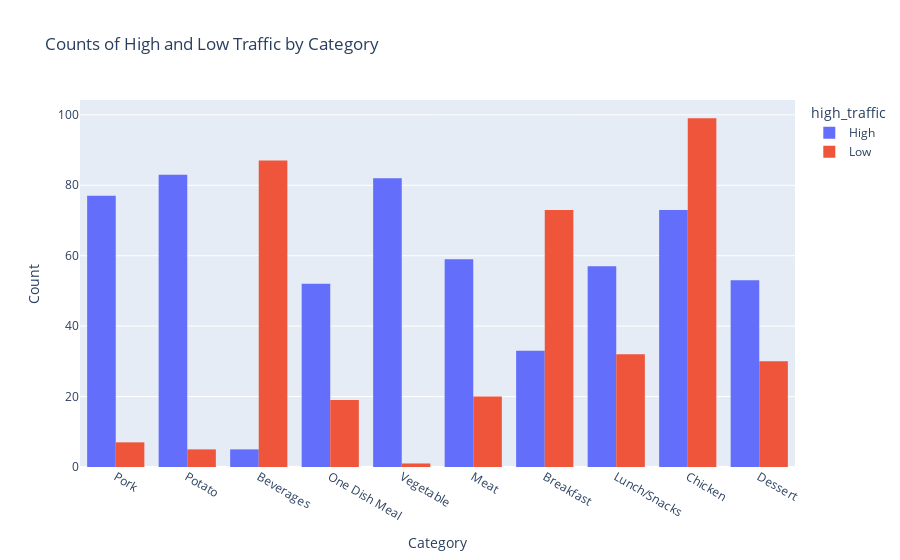

Write notebook code for a chart like this one.
### Markdown cell above
### High Traffic by Category
The visualization below shows the distribution of the number of recipes by category, colored by high and low traffic. The x-axis shows the different recipe categories, while the y-axis displays the count of recipes. The bars are grouped by high and low traffic, indicated by different colors.It can be seen that the Beverages category generates the most amount low traffic while Pork,Potato,Vegetables and Meat stand out with high traffic impressions.

### Code cell
# create a plot
fig = px.histogram(df, x='category', color='high_traffic', 
                   barmode='group', title='Counts of High and Low Traffic by Category')
# update the layout
fig.update_layout(xaxis_title='Category', yaxis_title='Count')
# show the plot
fig.show()

### Figure 1 — Plotly figure (JSON) as saved in the notebook; plotly's stock layout.template omitted (floating-point values rounded to 4 significant figures; data arrays with more than 128 entries replaced by an {"elided": "..."} marker saying what was removed)
{"data": [{"alignmentgroup": "True", "bingroup": "x", "hovertemplate": "high_traffic=High<br>category=%{x}<br>count=%{y}<extra></extra>", "legendgroup": "High", "marker": {"color": "#636efa", "pattern": {"shape": ""}}, "name": "High", "offsetgroup": "High", "orientation": "v", "showlegend": true, "x": {"elided": "574 str values"}, "xaxis": "x", "yaxis": "y", "type": "histogram"}, {"alignmentgroup": "True", "bingroup": "x", "hovertemplate": "high_traffic=Low<br>category=%{x}<br>count=%{y}<extra></extra>", "legendgroup": "Low", "marker": {"color": "#EF553B", "pattern": {"shape": ""}}, "name": "Low", "offsetgroup": "Low", "orientation": "v", "showlegend": true, "x": {"elided": "373 str values"}, "xaxis": "x", "yaxis": "y", "type": "histogram"}], "layout": {"xaxis": {"anchor": "y", "domain": [0, 1], "title": {"text": "Category"}}, "yaxis": {"anchor": "x", "domain": [0, 1], "title": {"text": "Count"}}, "legend": {"title": {"text": "high_traffic"}, "tracegroupgap": 0}, "title": {"text": "Counts of High and Low Traffic by Category"}, "barmode": "group"}}
